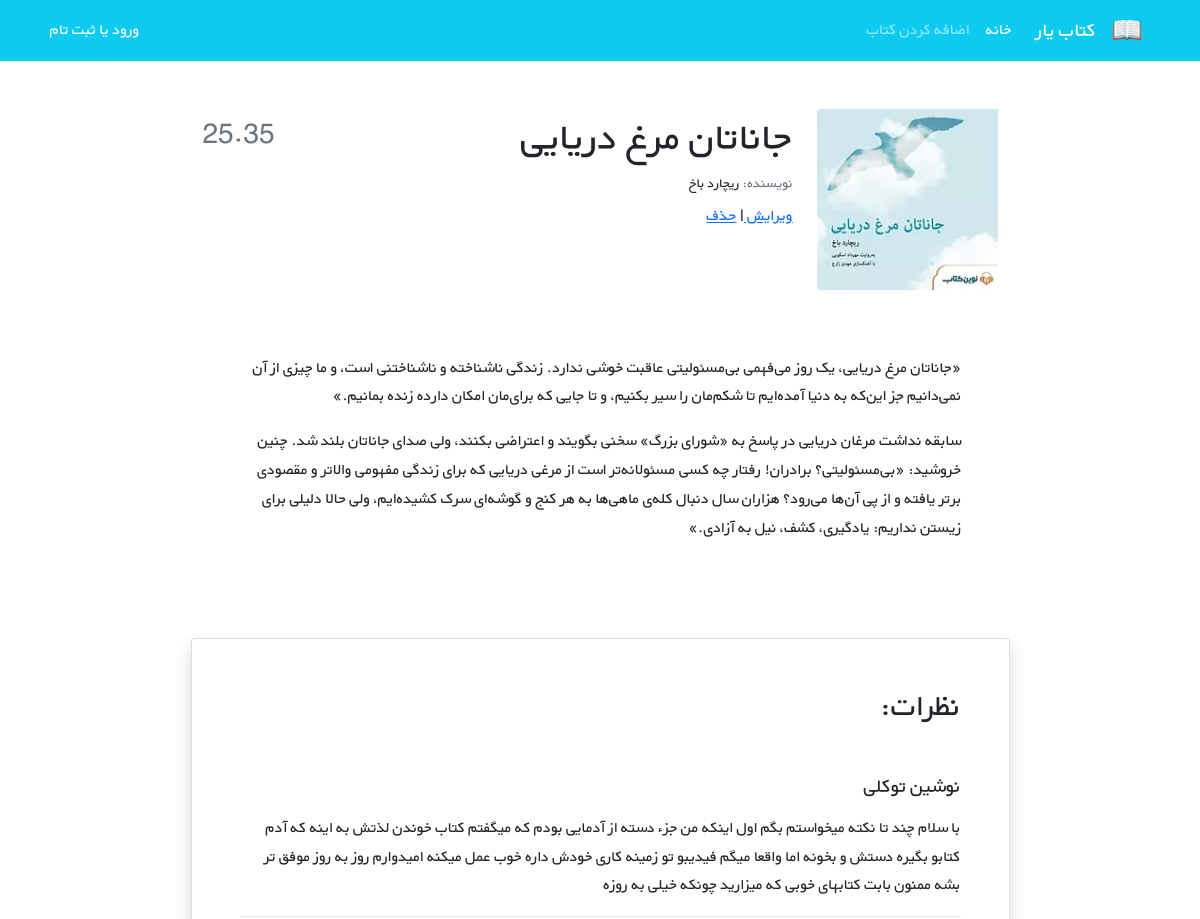
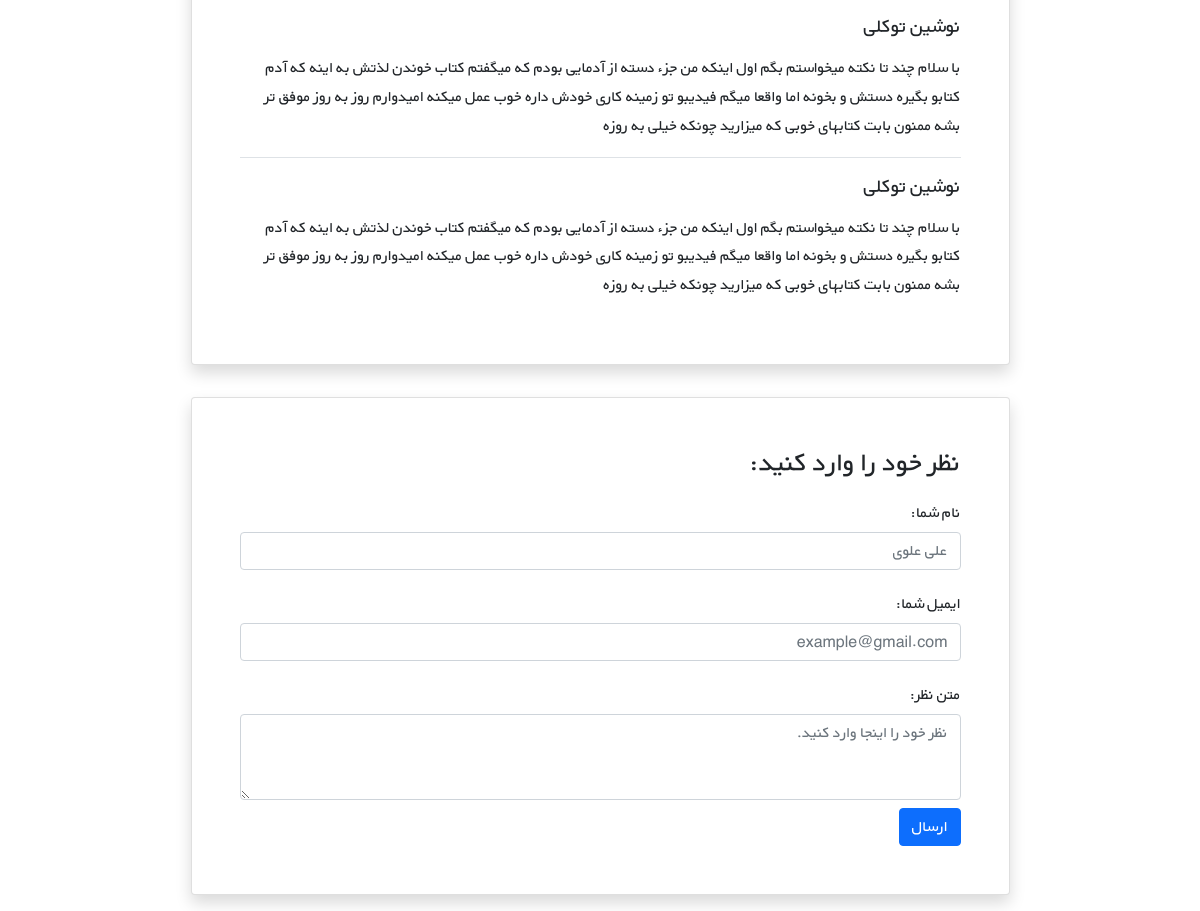
The page /books/2/ on the database its author committed (2 pictures, top to bottom).
### books/models.py (models this page shows, shortened)
class Book(models.Model):
    title = models.CharField(max_length=200)
    author = models.CharField(max_length= 200)
    description = models.TextField()
    price = models.DecimalField( max_digits=5, decimal_places=2)
    cover = models.ImageField(upload_to='covers/',blank=True)

### books/views.py (the view)
# urls.py: path('<int:pk>/', BookDetailView.as_view(), name="book_detail"),
class BookDetailView(generic.DetailView):
    model = Book
    template_name = 'books/book_detail.html'

### books/templates/books/book_detail.html (shortened to what this page needs)
{% extends '_base.html' %}
{% block content %}
    <div class="container mt-5" dir="rtl">
    <div class="">
        <div class="">
            <div class="d-flex justify-content-center">
                <div class="row w-sm-75 w-100">
                    <div class="col-xs-12 col-md-3 d-flex justify-content-center">
                        <div>
                            {% if book.cover %}
                                <img src="{{ book.cover.url }}" class="img-fluid rounded-start" alt="...">
                            {% endif %}
                        </div>
                    </div>
                    <div class="col-xs-12 col-md-6 text-center text-md-end mt-md-1 mt-4">
                        <h1> {{ book.title }}</h1>
                        <h5 class="small my-1"><span class="text-muted">نویسنده: </span>{{ book.author }}</h5>
                        <a href="{% url 'book_update' book.id %}"> ویرایش </a>
                       <span> |</span>
                         <a href="{% url 'book_delete' book.id %}"> حذف </a>
                    </div>
                    <div class="col-xs-12 col-md-3 d-flex flex-column">
                        <h3 class="align-self-center pt-2 text-muted align-self-md-end">
                            {{ book.price }}
                        </h3>
                    </div>
                </div>
            </div>
            <div class="d-flex justify-content-center">
                <div class="my-3 p-5 w-sm-75 w-100">
                    {{ book.description|linebreaks }}
                </div>
            </div>
            <div class="d-flex justify-content-center">
                <div class="card shadow my-3 p-5 w-sm-75 w-100">
                    <h2 class="mb-5">نظرات:</h2>
                    <div class="border-bottom mb-3">
                        <h5 class="mb-3">نوشین توکلی</h5>
                        <p>با سلام چند تا نکته میخواستم بگم اول اینکه من جزء دسته از آدمایی بودم که میگفتم کتاب خوندن لذتش
                            به اینه که آدم کتابو بگیره دستش و بخونه اما واقعا میگم فیدیبو تو زمینه کاری خودش داره خوب عمل
                            میکنه امیدوارم روز به روز موفق تر بشه ممنون بابت کتابهای خوبی که میزارید چونکه خیلی به روزه</p>
                    </div>
                    <div class="border-bottom mb-3">
                        <h5 class="mb-3">نوشین توکلی</h5>
                        <p>با سلام چند تا نکته میخواستم بگم اول اینکه من جزء دسته از آدمایی بودم که میگفتم کتاب خوندن لذتش
                            به اینه که آدم کتابو بگیره دستش و بخونه اما واقعا میگم فیدیبو تو زمینه کاری خودش داره خوب عمل
                            میکنه امیدوارم روز به روز موفق تر بشه ممنون بابت کتابهای خوبی که میزارید چونکه خیلی به روزه</p>
                    </div>
                    <div>
                        <h5 class="mb-3">نوشین توکلی</h5>
                        <p>با سلام چند تا نکته میخواستم بگم اول اینکه من جزء دسته از آدمایی بودم که میگفتم کتاب خوندن لذتش
                            به اینه که آدم کتابو بگیره دستش و بخونه اما واقعا میگم فیدیبو تو زمینه کاری خودش داره خوب عمل
                            میکنه امیدوارم روز به روز موفق تر بشه ممنون بابت کتابهای خوبی که میزارید چونکه خیلی به روزه</p>
                    </div>
                </div>
            </div>
            <div class="d-flex justify-content-center">
                <div class="card shadow my-3 p-5 w-sm-75 w-100">
                    <h3>نظر خود را وارد کنید:</h3>
                    <form method="POST">
                        <div class="form-group py-2">
                            <label class="py-1" for="author_name">نام شما:</label>
                            <input type="text" class="form-control" placeholder="علی علوی" name="author_name">
                        </div>
                        <div class="form-group py-2">
                            <label class="py-1" for="email">ایمیل شما:</label>
                            <input type="email" class="form-control" placeholder="example@gmail.com" name="email">
                        </div>
                        <div class="form-group py-2">
                            <label class="py-1" for="comment_text">متن نظر:</label>
                            <textarea class="form-control" name="text" rows="3"
                                      placeholder="نظر خود را اینجا وارد کنید."></textarea>
                        </div>
                        <button type="submit" class="btn btn-primary">ارسال</button>
                    </form>
                </div>
            </div>
        </div>
    </div>
</div>
{% endblock content %}

### static/css/style.css (style rules this page uses)
* { font-family: 'BYekan', sans-serif; line-height: 1.8rem; }
@media (min-width: 576px) { .w-sm-75 { width: 75%!important; } }

### rows shown on the page
Book: cover (picture), title "جاناتان مرغ دریایی", author "ریچارد باخ", price "25.35", description "«جاناتان مرغ دریایی، یک روز می‌فهمی بی‌مسئولیتی عاقبت خوشی ندارد. زندگی ناشناخته و ناشناختنی است، و ما چیزی از آن نمی‌دانیم جز این‌که به دنیا آمده‌ایم تا شکم‌مان را سیر بکنیم، و تا جایی که برای‌مان امکان دارده زنده بمانیم.» سابقه نداشت مرغان دریایی در پاسخ به «شورای بزرگ» سخنی بگویند و اعتراضی بکنند، ولی صدای جاناتان بلند شد. چنین خروشید: «بی‌مسئولیتی؟ برادران! رفتار چه کسی مسئولانه‌تر است از مرغی دریایی که برای زندگی مفهومی والاتر و مقصودی برتر یافته و از پی آن‌ها می‌رود؟ هزاران سال دنبال کله‌ی ماهی‌ها به هر کنج و گوشه‌ای سرک کشیده‌ایم، ولی حالا دلیلی برای زیستن نداریم: یادگیری، کشف، نیل به آزادی.»"
